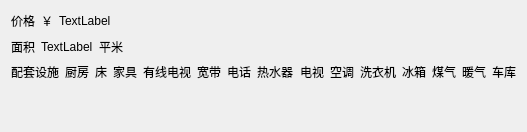
          <widget class="QWidget" name="tab">
           <attribute name="icon">
            <iconset resource="main.qrc">
             <normaloff>:/images/renwuguanli.png</normaloff>:/images/renwuguanli.png</iconset>
           </attribute>
           <attribute name="title">
            <string>详细信息</string>
           </attribute>
           <layout class="QGridLayout" name="gridLayout_2">
            <item row="0" column="0">
             <layout class="QVBoxLayout" name="verticalLayout">
              <item>
               <layout class="QHBoxLayout" name="horizontalLayout">
                <item>
                 <widget class="QLabel" name="label_5">
                  <property name="text">
                   <string>价格</string>
                  </property>
                 </widget>
                </item>
                <item>
                 <widget class="QLabel" name="label_7">
                  <property name="text">
                   <string>￥</string>
                  </property>
                 </widget>
                </item>
                <item>
                 <widget class="QLabel" name="jiageLabel_0">
                  <property name="text">
                   <string>TextLabel</string>
                  </property>
                 </widget>
                </item>
                <item>
                 <spacer name="horizontalSpacer">
                  <property name="orientation">
                   <enum>Qt::Horizontal</enum>
                  </property>
                  <property name="sizeHint" stdset="0">
                   <size>
                    <width>40</width>
                    <height>20</height>
                   </size>
                  </property>
                 </spacer>
                </item>
               </layout>
              </item>
              <item>
               <layout class="QHBoxLayout" name="horizontalLayout_2">
                <item>
                 <widget class="QLabel" name="label_4">
                  <property name="text">
                   <string>面积</string>
                  </property>
                 </widget>
                </item>
                <item>
                 <widget class="QLabel" name="mianjiLabe_l0">
                  <property name="text">
                   <string>TextLabel</string>
                  </property>
                 </widget>
                </item>
                <item>
                 <widget class="QLabel" name="label_19">
                  <property name="text">
                   <string>平米</string>
                  </property>
                 </widget>
                </item>
                <item>
                 <spacer name="horizontalSpacer_2">
                  <property name="orientation">
                   <enum>Qt::Horizontal</enum>
                  </property>
                  <property name="sizeHint" stdset="0">
                   <size>
                    <width>40</width>
                    <height>20</height>
                   </size>
                  </property>
                 </spacer>
                </item>
               </layout>
              </item>
              <item>
               <layout class="QHBoxLayout" name="horizontalLayout_3">
                <item>
                 <widget class="QLabel" name="label_6">
                  <property name="text">
                   <string>配套设施</string>
                  </property>
                 </widget>
                </item>
                <item>
                 <widget class="QLabel" name="chufangLabel_0">
                  <property name="text">
                   <string>厨房</string>
                  </property>
                 </widget>
                </item>
                <item>
                 <widget class="QLabel" name="chuangLabel_0">
                  <property name="text">
                   <string>床</string>
                  </property>
                 </widget>
                </item>
                <item>
                 <widget class="QLabel" name="jiajuLabel_0">
                  <property name="text">
                   <string>家具</string>
                  </property>
                 </widget>
                </item>
                <item>
                 <widget class="QLabel" name="youxianLabel_0">
                  <property name="text">
                   <string>有线电视</string>
                  </property>
                 </widget>
                </item>
                <item>
                 <widget class="QLabel" name="kuandaiLabel_0">
                  <property name="text">
                   <string>宽带</string>
                  </property>
                 </widget>
                </item>
                <item>
                 <widget class="QLabel" name="dianhuaLabel_0">
                  <property name="text">
                   <string>电话</string>
                  </property>
                 </widget>
                </item>
                <item>
                 <widget class="QLabel" name="reshuiqiLabel_0">
                  <property name="text">
                   <string>热水器</string>
                  </property>
                 </widget>
                </item>
                <item>
                 <widget class="QLabel" name="dianshiLabel_0">
                  <property name="text">
                   <string>电视</string>
                  </property>
                 </widget>
                </item>
                <item>
                 <widget class="QLabel" name="kongtiaoLabel_0">
                  <property name="text">
                   <string>空调</string>
                  </property>
                 </widget>
                </item>
                <item>
                 <widget class="QLabel" name="xiyijiLabel_0">
                  <property name="text">
                   <string>洗衣机</string>
                  </property>
                 </widget>
                </item>
                <item>
                 <widget class="QLabel" name="bingxiangLabel_0">
                  <property name="text">
                   <string>冰箱</string>
                  </property>
                 </widget>
                </item>
                <item>
                 <widget class="QLabel" name="meiqiLabel_0">
                  <property name="text">
                   <string>煤气</string>
                  </property>
                 </widget>
                </item>
                <item>
                 <widget class="QLabel" name="nuanqiLabel_0">
                  <property name="text">
                   <string>暖气</string>
                  </property>
                 </widget>
                </item>
                <item>
                 <widget class="QLabel" name="chekuLabel_0">
                  <property name="text">
                   <string>车库</string>
                  </property>
                 </widget>
                </item>
               </layout>
              </item>
              <item>
               <spacer name="verticalSpacer_2">
                <property name="orientation">
                 <enum>Qt::Vertical</enum>
                </property>
                <property name="sizeHint" stdset="0">
                 <size>
                  <width>20</width>
                  <height>40</height>
                 </size>
                </property>
               </spacer>
              </item>
             </layout>
            </item>
           </layout>
          </widget>
